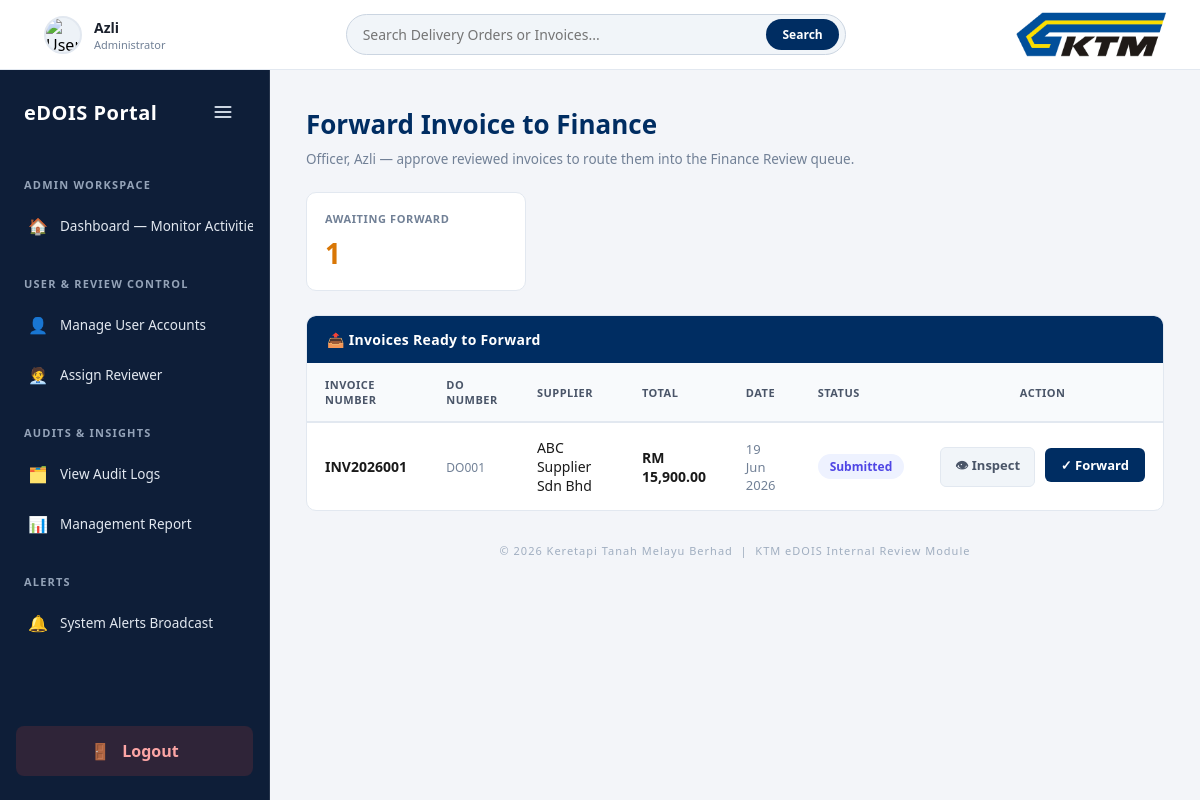
The app's page /m4/forward_to_finance.php (signed in) with its own data.
### tables this page shows
CREATE TABLE `invoice` (
  `invoice_ID` int(11) NOT NULL,
  `DO_ID` varchar(20) NOT NULL,
  `billing_address` varchar(200) NOT NULL,
  `invoice_num` varchar(20) NOT NULL,
  `description` text DEFAULT NULL,
  `invoice_date` datetime NOT NULL,
  `subtotal` decimal(12,2) NOT NULL,
  `tax` decimal(12,2) NOT NULL,
  `credit_note` decimal(12,2) DEFAULT 0.00,
  `total` decimal(12,2) NOT NULL,
  `invoice_status` enum('Submitted','Under Review','Approved','Rejected','Finance Review') DEFAULT 'Submitted',
  `payment_status` enum('Pending','Processing','Paid') DEFAULT 'Pending',
  `reason` varchar(200) DEFAULT NULL
);

CREATE TABLE `supplier` (
  `supplier_ID` varchar(8) NOT NULL,
  `supplier_name` varchar(100) NOT NULL,
  `company_name` varchar(100) DEFAULT NULL,
  `phone` varchar(20) DEFAULT NULL,
  `email` varchar(100) DEFAULT NULL,
  `password` varchar(255) NOT NULL,
  `status` enum('Active','Restricted','Inactive') DEFAULT 'Active',
  `inactive_date` date DEFAULT NULL
);

### m4/forward_to_finance.php (the view, shortened to what this page needs)
<?php
require_once dirname(__DIR__) . "/db.php";
$staffName = htmlspecialchars($_SESSION['staff_auth']['name'] ?? 'Officer');
$result = $conn->query(
    "SELECT i.invoice_ID, i.invoice_num, i.DO_ID, i.total, i.invoice_date,
            i.invoice_status, s.supplier_name
     FROM invoice i
     INNER JOIN delivery_order d ON i.DO_ID = d.DO_ID
     INNER JOIN supplier s ON d.supplier_ID = s.supplier_ID
     WHERE i.invoice_status IN ('Submitted','Under Review')
     ORDER BY i.invoice_date ASC"
);
$pendingCount = $result ? $result->num_rows : 0;
?>
<!DOCTYPE html>
<html lang="en">
<head>
    <link rel="stylesheet" href="/KTMEDOIS/sidebar.css">
</head>
<body>
<div class="app-layout-wrapper">
    <?php include('../topbar.php'); ?>
    <div class="lower-split-container">
        <?php include('../sidebar.php'); ?>
        <div class="content-body">
            <div class="page-header">
                <h1 class="page-title">Forward Invoice to Finance</h1>
            </div>
            <div class="page-sub">Officer, <?php echo $staffName; ?> — approve reviewed invoices to route them into the Finance Review queue.</div>
            <div class="stats-row">
                <div class="stat-card">
                    <div class="stat-label">Awaiting Forward</div>
                    <div class="stat-number"><?php echo $pendingCount; ?></div>
                </div>
            </div>
            <div class="table-card">
                <div class="section-title">&#128228; Invoices Ready to Forward</div>
                <table>
                    <thead>
                        <tr>
                            <th>Invoice Number</th>
                            <th>DO Number</th>
                            <th>Supplier</th>
                            <th>Total</th>
                            <th>Date</th>
                            <th>Status</th>
                            <th style="text-align:center;">Action</th>
                        </tr>
                    </thead>
                    <tbody>
                    <?php if ($result && $result->num_rows > 0): ?>
                        <?php while ($row = $result->fetch_assoc()):
                            $slug = 's-' . strtolower(str_replace(' ', '-', $row['invoice_status']));
                        ?>
                        <tr>
                            <td><strong><?php echo htmlspecialchars($row['invoice_num']); ?></strong></td>
                            <td><code style="font-size:12px;color:#718096;"><?php echo htmlspecialchars($row['DO_ID']); ?></code></td>
                            <td><?php echo htmlspecialchars($row['supplier_name'] ?? '—'); ?></td>
                            <td><strong>RM <?php echo number_format($row['total'], 2); ?></strong></td>
                            <td style="font-size:13px;color:#718096;"><?php echo date('d M Y', strtotime($row['invoice_date'])); ?></td>
                            <td><span class="badge <?php echo $slug; ?>"><?php echo htmlspecialchars($row['invoice_status']); ?></span></td>
                            <td style="text-align:center;white-space:nowrap;">
                                <a href="review_workspace.php?id=<?php echo (int)$row['invoice_ID']; ?>" class="btn-inspect">&#128065; Inspect</a>
                                <button type="button" class="btn-forward"
                                        onclick="openForwardModal(<?php echo (int)$row['invoice_ID']; ?>, '<?php echo htmlspecialchars($row['invoice_num'], ENT_QUOTES); ?>')">
                                    &#10003; Forward
                                </button>
                            </td>
                        </tr>
                        <?php endwhile; ?>
                    <?php else: ?>
                        <tr><td colspan="7" class="empty-cell">&#128203; No invoices are currently awaiting forwarding to Finance.</td></tr>
                    <?php endif; ?>
                    </tbody>
                </table>
            </div>
            <div class="system-footer">© <?php echo date('Y'); ?> Keretapi Tanah Melayu Berhad &nbsp;|&nbsp; KTM eDOIS Internal Review Module</div>
        </div>
    </div>
</div>
</body>
</html>

### sidebar.css (style rules this page uses)
* { box-sizing: border-box; margin: 0; padding: 0; font-family: 'Segoe UI', Tahoma, Geneva, Verdana, sans-serif; }
.app-layout-wrapper { display: flex; flex-direction: column; width: 100%; height: 100vh; overflow: hidden; }

### m4/forward_to_finance.php (style rules this page uses)
.app-layout-wrapper { display:flex; flex-direction:column; width:100%; height:100vh; background:#f3f5f9; }
.lower-split-container { display:flex; flex-grow:1; overflow:hidden; }
.content-body { flex-grow:1; padding:36px; overflow-y:auto; font-family:'Inter',sans-serif; color:#333; }
:root { --navy:#002D62; --border:#e2e8f0; --muted:#718096; }
.page-header { display:flex; justify-content:space-between; align-items:center; margin-bottom:8px; }
.page-title { font-size:26px; font-weight:700; color:var(--navy); }
.page-sub { font-size:13.5px; color:var(--muted); margin-bottom:24px; }
.stats-row { display:grid; grid-template-columns:1fr; max-width:220px; gap:14px; margin-bottom:24px; }
.stat-card { background:#fff; border-radius:10px; border:1px solid var(--border); padding:18px; }
.stat-label { font-size:11px; color:var(--muted); text-transform:uppercase; letter-spacing:0.6px; margin-bottom:8px; font-weight:600; }
.stat-number { font-size:28px; font-weight:700; color:#d97706; }
.table-card { background:#fff; border-radius:10px; border:1px solid var(--border); overflow:hidden; }
.section-title { background:var(--navy); color:#fff; padding:14px 20px; border-radius:8px 8px 0 0; font-size:14px; font-weight:700; letter-spacing:0.3px; }
table { width:100%; border-collapse:collapse; font-size:14px; }
th { background:#f8fafc; color:#4a5568; font-weight:700; text-transform:uppercase; font-size:11px; letter-spacing:0.5px; padding:14px 18px; border-bottom:2px solid var(--border); text-align:left; }
td { padding:15px 18px; border-bottom:1px solid var(--border); color:#1a1a1a; vertical-align:middle; }
tr:last-child td { border-bottom:none; }
.badge { display:inline-block; padding:4px 12px; border-radius:50px; font-size:12px; font-weight:600; }
.s-submitted { background:#eef2ff; color:#4f46e5; }
.btn-forward { display:inline-flex; align-items:center; gap:6px; background:var(--navy); color:#fff; border:none; padding:8px 16px; border-radius:6px; font-weight:600; font-size:13px; cursor:pointer; transition:opacity 0.2s; }
.btn-inspect { display:inline-flex; align-items:center; gap:6px; background:#f1f5f9; color:#4a5568; text-decoration:none; border:1px solid var(--border); padding:8px 14px; border-radius:6px; font-weight:600; font-size:13px; margin-right:6px; }
.system-footer { text-align:center; font-size:11px; color:#a0aec0; padding-top:32px; letter-spacing:1px; }

### sidebar.php (style rules this page uses)
:root { --sidebar-width: 270px; --sidebar-collapsed-width: 72px; --ktmb-navy: #0e1e38; --ktmb-navy-hover: #172b4d; --ktmb-gold: #ffc72c; }

### records on screen
invoice: invoice_num "INV2026001", DO_ID "DO001", supplier.supplier_name "ABC Supplier Sdn Bhd", total "15,900.00", invoice_date "19 Jun 2026", invoice_status "Submitted"

### other values on screen
$_SESSION['user_name'] "Azli"
$_SESSION['user_role'] "Administrator"
$staffName "Azli"
$pendingCount "1"
